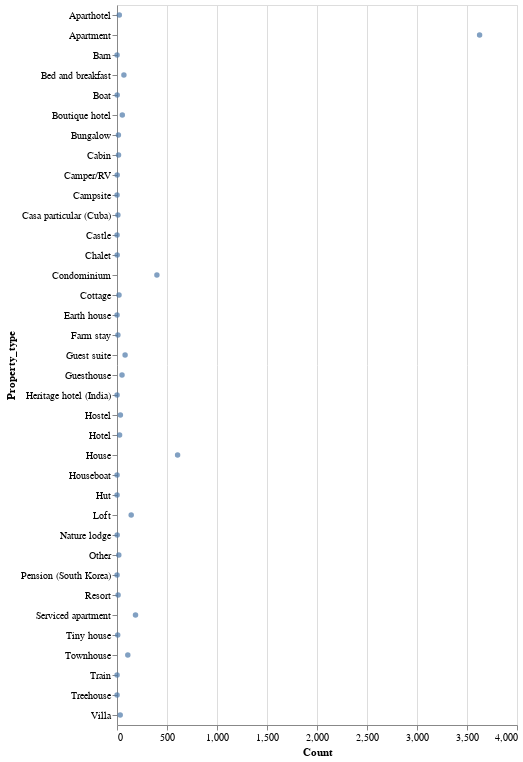

Source (notebook cell):
### Code cell
#Let's do some charts with the aggregated data.
alt.Chart(aggsample).mark_circle().encode(
    x='Count:Q',
    y='Property_type:N',)

### Figure 1 — Vega-Lite specification as saved in the notebook (floating-point values rounded to 4 significant figures)
{"$schema": "https://vega.github.io/schema/vega-lite/v4.17.0.json", "config": {"view": {"continuousHeight": 300, "continuousWidth": 400}}, "data": {"name": "data-7401fa85ff0677ec4e4cef6481e59ebd"}, "datasets": {"data-7401fa85ff0677ec4e4cef6481e59ebd": [{"Average": 16.11, "Count": 18, "Property_type": "Other"}, {"Average": 19, "Count": 1, "Property_type": "Barn"}, {"Average": 0, "Count": 1, "Property_type": "Heritage hotel (India)"}, {"Average": 40, "Count": 142, "Property_type": "Loft"}, {"Average": 12.84, "Count": 185, "Property_type": "Serviced apartment"}, {"Average": 18.43, "Count": 7, "Property_type": "Tiny house"}, {"Average": 37.29, "Count": 14, "Property_type": "Bungalow"}, {"Average": 89, "Count": 1, "Property_type": "Train"}, {"Average": 0.8889, "Count": 9, "Property_type": "Casa particular (Cuba)"}, {"Average": 17.6, "Count": 53, "Property_type": "Boutique hotel"}, {"Average": 28.2, "Count": 399, "Property_type": "Condominium"}, {"Average": 16, "Count": 2, "Property_type": "Chalet"}, {"Average": 12, "Count": 2, "Property_type": "Boat"}, {"Average": 32, "Count": 1, "Property_type": "Pension (South Korea)"}, {"Average": 0, "Count": 1, "Property_type": "Castle"}, {"Average": 12.62, "Count": 26, "Property_type": "Hotel"}, {"Average": 50.67, "Count": 81, "Property_type": "Guest suite"}, {"Average": 1, "Count": 1, "Property_type": "Earth house"}, {"Average": 34.78, "Count": 9, "Property_type": "Farm stay"}, {"Average": 8.909, "Count": 11, "Property_type": "Resort"}, {"Average": 47, "Count": 1, "Property_type": "Campsite"}, {"Average": 26.85, "Count": 3626, "Property_type": "Apartment"}, {"Average": 14.62, "Count": 69, "Property_type": "Bed and breakfast"}, {"Average": 29.36, "Count": 606, "Property_type": "House"}, {"Average": 15.41, "Count": 34, "Property_type": "Hostel"}, {"Average": 13.09, "Count": 32, "Property_type": "Villa"}, {"Average": 24.5, "Count": 2, "Property_type": "Nature lodge"}, {"Average": 2, "Count": 1, "Property_type": "Houseboat"}, {"Average": 103, "Count": 1, "Property_type": "Treehouse"}, {"Average": 81.8, "Count": 15, "Property_type": "Cabin"}, {"Average": 4, "Count": 1, "Property_type": "Hut"}, {"Average": 47.75, "Count": 20, "Property_type": "Cottage"}, {"Average": 0.5, "Count": 2, "Property_type": "Camper/RV"}, {"Average": 59.04, "Count": 50, "Property_type": "Guesthouse"}, {"Average": 14.22, "Count": 23, "Property_type": "Aparthotel"}, {"Average": 40.44, "Count": 108, "Property_type": "Townhouse"}]}, "encoding": {"x": {"field": "Count", "type": "quantitative"}, "y": {"field": "Property_type", "type": "nominal"}}, "mark": "circle"}
